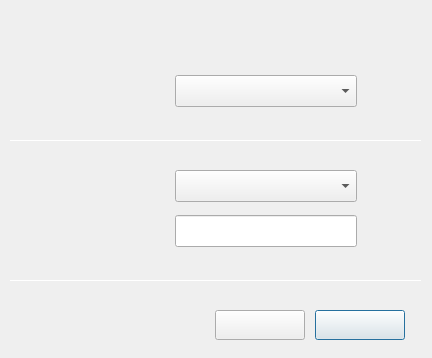
<?xml version="1.0" encoding="UTF-8"?>
<ui version="4.0">
 <class>DlgConnHidWifi</class>
 <widget class="QDialog" name="DlgConnHidWifi">
  <property name="geometry">
   <rect>
    <x>0</x>
    <y>0</y>
    <width>432</width>
    <height>358</height>
   </rect>
  </property>
  <property name="windowTitle">
   <string>Connect to Hidden Wi-Fi Network</string>
  </property>
  <widget class="QLabel" name="lbConn">
   <property name="geometry">
    <rect>
     <x>76</x>
     <y>80</y>
     <width>90</width>
     <height>20</height>
    </rect>
   </property>
   <property name="font">
    <font>
     <pointsize>10</pointsize>
    </font>
   </property>
   <property name="layoutDirection">
    <enum>Qt::LeftToRight</enum>
   </property>
   <property name="text">
    <string/>
   </property>
  </widget>
  <widget class="QComboBox" name="cbxConn">
   <property name="geometry">
    <rect>
     <x>175</x>
     <y>75</y>
     <width>182</width>
     <height>32</height>
    </rect>
   </property>
   <property name="font">
    <font>
     <pointsize>10</pointsize>
    </font>
   </property>
   <property name="styleSheet">
    <string notr="true"/>
   </property>
  </widget>
  <widget class="QLabel" name="lbNetName">
   <property name="geometry">
    <rect>
     <x>76</x>
     <y>221</y>
     <width>90</width>
     <height>20</height>
    </rect>
   </property>
   <property name="font">
    <font>
     <pointsize>10</pointsize>
    </font>
   </property>
   <property name="text">
    <string/>
   </property>
  </widget>
  <widget class="QComboBox" name="cbxSecurity">
   <property name="geometry">
    <rect>
     <x>175</x>
     <y>170</y>
     <width>182</width>
     <height>32</height>
    </rect>
   </property>
   <property name="font">
    <font>
     <pointsize>10</pointsize>
    </font>
   </property>
   <property name="styleSheet">
    <string notr="true"/>
   </property>
  </widget>
  <widget class="QLabel" name="lbSecurity">
   <property name="geometry">
    <rect>
     <x>76</x>
     <y>176</y>
     <width>90</width>
     <height>20</height>
    </rect>
   </property>
   <property name="font">
    <font>
     <pointsize>10</pointsize>
    </font>
   </property>
   <property name="text">
    <string/>
   </property>
  </widget>
  <widget class="QLineEdit" name="leNetName">
   <property name="geometry">
    <rect>
     <x>175</x>
     <y>215</y>
     <width>182</width>
     <height>32</height>
    </rect>
   </property>
   <property name="font">
    <font>
     <pointsize>10</pointsize>
    </font>
   </property>
  </widget>
  <widget class="QPushButton" name="btnConnect">
   <property name="geometry">
    <rect>
     <x>315</x>
     <y>310</y>
     <width>90</width>
     <height>30</height>
    </rect>
   </property>
   <property name="font">
    <font>
     <pointsize>10</pointsize>
    </font>
   </property>
   <property name="text">
    <string/>
   </property>
  </widget>
  <widget class="QPushButton" name="btnCancel">
   <property name="geometry">
    <rect>
     <x>215</x>
     <y>310</y>
     <width>90</width>
     <height>30</height>
    </rect>
   </property>
   <property name="font">
    <font>
     <pointsize>10</pointsize>
    </font>
   </property>
   <property name="text">
    <string/>
   </property>
  </widget>
  <widget class="QLabel" name="lbLeftupTitle">
   <property name="geometry">
    <rect>
     <x>30</x>
     <y>30</y>
     <width>140</width>
     <height>22</height>
    </rect>
   </property>
   <property name="font">
    <font>
     <pointsize>9</pointsize>
    </font>
   </property>
   <property name="text">
    <string/>
   </property>
  </widget>
  <widget class="QLabel" name="lbBoder">
   <property name="geometry">
    <rect>
     <x>0</x>
     <y>0</y>
     <width>432</width>
     <height>336</height>
    </rect>
   </property>
   <property name="text">
    <string/>
   </property>
  </widget>
  <widget class="Line" name="lineUp">
   <property name="geometry">
    <rect>
     <x>10</x>
     <y>140</y>
     <width>412</width>
     <height>1</height>
    </rect>
   </property>
   <property name="styleSheet">
    <string notr="true"/>
   </property>
   <property name="orientation">
    <enum>Qt::Horizontal</enum>
   </property>
  </widget>
  <widget class="Line" name="lineDown">
   <property name="geometry">
    <rect>
     <x>10</x>
     <y>280</y>
     <width>412</width>
     <height>1</height>
    </rect>
   </property>
   <property name="styleSheet">
    <string notr="true"/>
   </property>
   <property name="orientation">
    <enum>Qt::Horizontal</enum>
   </property>
  </widget>
  <zorder>lbBoder</zorder>
  <zorder>lbConn</zorder>
  <zorder>cbxConn</zorder>
  <zorder>lbNetName</zorder>
  <zorder>cbxSecurity</zorder>
  <zorder>lbSecurity</zorder>
  <zorder>leNetName</zorder>
  <zorder>btnConnect</zorder>
  <zorder>btnCancel</zorder>
  <zorder>lbLeftupTitle</zorder>
  <zorder>lineUp</zorder>
  <zorder>lineDown</zorder>
 </widget>
 <resources/>
 <connections/>
</ui>
